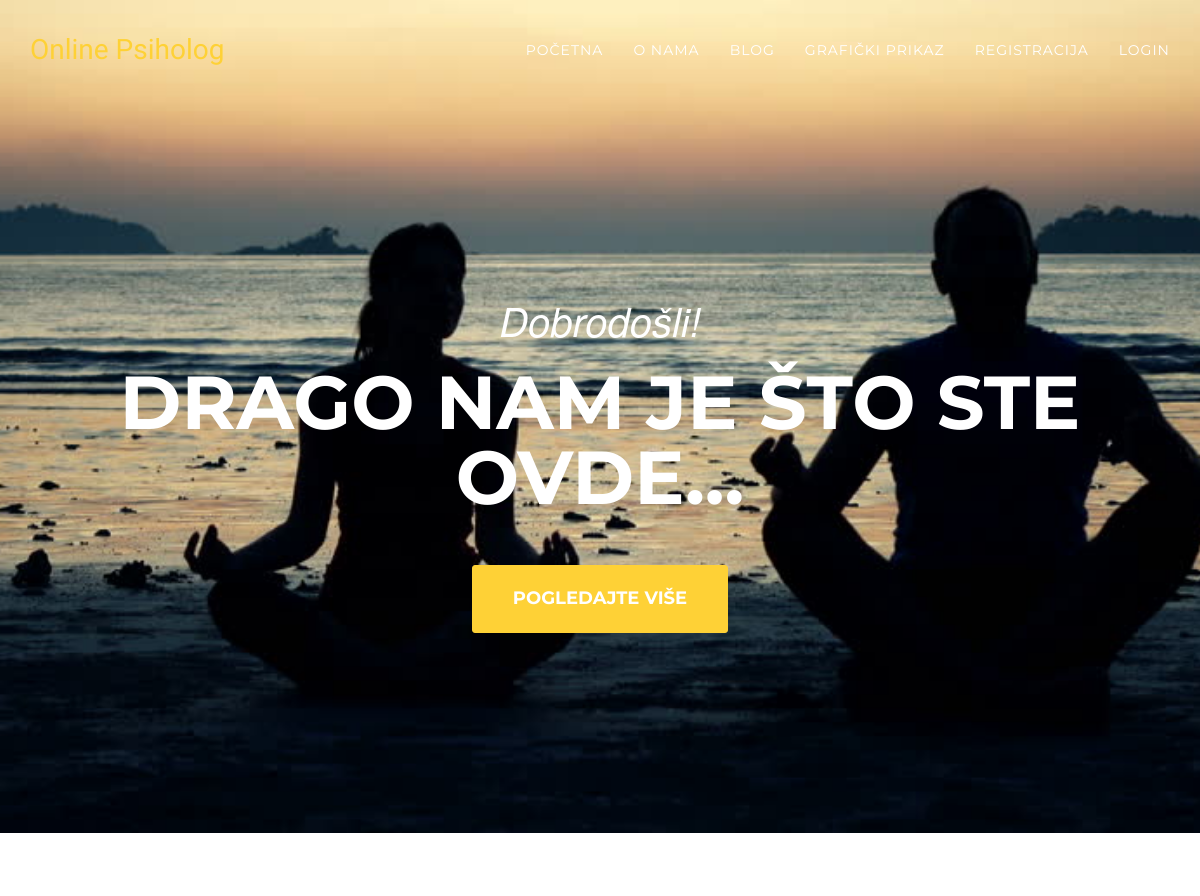
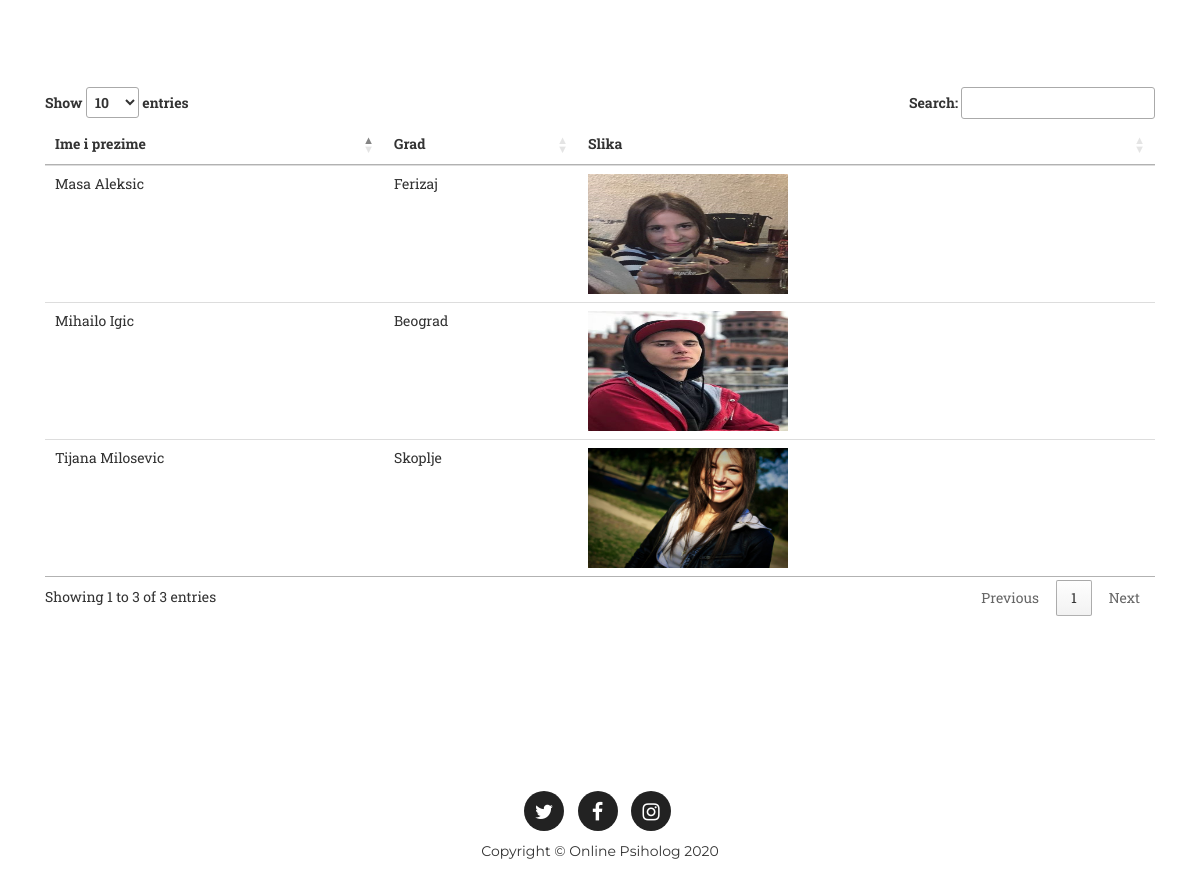
The page /spisak.php on the database its author committed (2 pictures, top to bottom).
### tables this page shows
CREATE TABLE IF NOT EXISTS `psiholozi` (
  `psihologID` int(11) NOT NULL AUTO_INCREMENT,
  `imePrezimePsihologa` varchar(255) NOT NULL,
  `grad` varchar(255) NOT NULL,
  `slika` varchar(255) NOT NULL,
  PRIMARY KEY (`psihologID`)
);

### database.php (called while the page is built, shortened)
<?php
class MysqliDb
{
    protected $_mysqli;
    protected $_query;
    protected $_where = array();
    public function __construct($host, $username, $password, $db, $port = NULL)
    {
        if($port == NULL)
            $port = ini_get('mysqli.default_port');
        $this->_mysqli = new mysqli($host, $username, $password, $db, $port)
            or die('There was a problem connecting to the database');
        $this->_mysqli->set_charset('utf8');
    }
    protected function reset()
    {
        $this->_where = array();
        $this->_query = null;
    }
    public function get($tableName, $numRows = null, $columns = '*')
    {
        $column = is_array($columns) ? implode(', ', $columns) : $columns;
        $this->_query = "SELECT $column FROM $tableName";
        $stmt = $this->_buildQuery($numRows);
        $stmt->execute();
        return $this->_dynamicBindResults($stmt);
    }
    protected function _buildQuery($numRows = null, $tableData = null)
    {
        $hasTableData = is_array($tableData);
        $hasConditional = !empty($this->_where);
        $stmt = $this->_prepareQuery();
        return $stmt;
    }
    protected function _dynamicBindResults(mysqli_stmt $stmt)
    {
        $parameters = array();
        $results = array();
        $meta = $stmt->result_metadata();
        $row = array();
        while ($field = $meta->fetch_field()) {
            $row[$field->name] = null;
            $parameters[] = & $row[$field->name];
        }
        call_user_func_array(array($stmt, 'bind_result'), $parameters);
        while ($stmt->fetch()) {
            $x = array();
            foreach ($row as $key => $val) {
                $x[$key] = $val;
            }
            array_push($results, $x);
        }
        return $results;
    }
    protected function _prepareQuery()
    {
        if (!$stmt = $this->_mysqli->prepare($this->_query)) {
            trigger_error("Problem preparing query ($this->_query) " . $this->_mysqli->error, E_USER_ERROR);
        }
        return $stmt;
    }
}

### konekcija.php (called while the page is built, shortened)
<?php
require('database.php');
$db = new MysqliDb('localhost','root','','seminarskipsiholog');
?>

### spisak.php (the view, shortened to what this page needs)
<?php
	include("konekcija.php");
 ?>
<!DOCTYPE html>
<html lang="en">
<?php include("header.php"); ?>
<body id="page-top" class="index">
    <?php include("menu.php"); ?>
    <header>
        <div class="container">
            <div class="intro-text">
                <div class="intro-lead-in">Dobrodošli!</div>
                <div class="intro-heading">Drago nam je što ste ovde...</div>
                <a href="spisak.php#psihologDanas" class="page-scroll btn btn-xl">Pogledajte više</a>
            </div>
        </div>
    </header>
    <section id="psihologDanas">
        <div class="container">
					<div class="col-md-12">
						<table id="tabela" class="table table-hover">
							<thead>
								<tr>
									<th>Ime i prezime</th>
									<th>Grad</th>
									<th>Slika</th>
								</tr>
							</thead>
							<tbody>
								<?php
											$psiholozi = $db->get('psiholozi');
											foreach ($psiholozi as $a) {
								 ?>
								 <tr>
									 <td><?php echo $a['imePrezimePsihologa']; ?></td>
									 <td><?php echo $a['grad']; ?></td>
									 <td><img class="img img-square" src="psiholozi/<?php echo $a['slika']; ?>"  width="200px" height="120px"></td>
								 </tr>
								 <?php
							 				}
								  ?>
							</tbody>
						</table>
					</div>
	   </div>
    </section>
    <?php include("footer.php"); ?>
</body>
</html>

### header.php (shortened to what this page needs)
<head>
    <link href="vendor/bootstrap/css/bootstrap.min.css" rel="stylesheet">
    <link href="vendor/font-awesome/css/font-awesome.min.css" rel="stylesheet" type="text/css">
    <link href="css/psiholozi.css" rel="stylesheet">
    <link href="https://cdn.datatables.net/1.10.16/css/jquery.dataTables.min.css" rel="stylesheet">
	<link rel="stylesheet" href="css/classic.css" />
	<link rel="stylesheet" href="css/classic.date.css" />
</head>

### menu.php (shortened to what this page needs)
<nav id="mainNav" class="navbar navbar-default navbar-custom navbar-fixed-top">
        <div class="container">
            <div class="navbar-header page-scroll">
                <a class="navbar-brand page-scroll" href="#page-top">Online Psiholog</a>
            </div>
            <div class="collapse navbar-collapse" id="bs-example-navbar-collapse-1">
                <ul class="nav navbar-nav navbar-right">
                    <li>
                        <a class="page-scroll" href="index.php">Početna</a>
                    </li>
                    <li>
                        <a class="page-scroll" href="onama.php">O nama</a>
                    </li>
                    <li>
                        <a class="page-scroll" href="blogovi.php">Blog</a>
                    </li>
                    <li>
                        <a class="page-scroll" href="vizuelizacija.php">Grafički prikaz</a>
                    </li>
                    <?php if(!empty($_SESSION['ulogovaniKorisnik'])){ ?>
                      <li>
                          <a class="page-scroll" href="spisak.php">Psiholozi</a>
                      </li>
                    <?php if(!empty($_SESSION['ulogovaniKorisnik']['admin'])){ ?>
                    <li>
                        <a class="page-scroll" href="admin.php">Admin</a>
                    </li>
                  <?php } ?>
                  <li>
                      <a class="page-scroll" href="logout.php">Logout</a>
                  </li>
                <?php }else{ ?>
                  <li>
                      <a class="page-scroll" href="register.php">Registracija</a>
                  </li>
                  <li>
                      <a class="page-scroll" href="login.php">Login</a>
                  </li>
                  <?php } ?>
                </ul>
            </div>
        </div>
    </nav>

### footer.php
<footer>
        <div class="container">
            <div class="row">
                <div class="col-md-12">
                    <ul class="list-inline social-buttons">
                        <li><a href="https://twitter.com/igic98" target="_blank"><i class="fa fa-twitter"></i></a>
                        </li>
                        <li><a href="https://www.facebook.com/mihailo.igic1" target="_blank"><i class="fa fa-facebook"></i></a>
                        </li>
                        <li><a href="https://www.instagram.com/igic_28/" target="_blank"><i class="fa fa-instagram"></i></a>
                        </li>
                    </ul>
                </div>
                <div class="col-md-12">
                    <span class="copyright">Copyright &copy; Online Psiholog 2020</span>
                </div>
            </div>
        </div>
    </footer>

### css/psiholozi.css (style rules this page uses)
body { overflow-x: hidden; font-family: "Roboto Slab", "Helvetica Neue", Helvetica, Arial, sans-serif; }
a, a:hover, a:focus, a:active, a.active { outline: none; }
a { color: #fed136; }
.btn-xl { color: white; background-color: #fed136; border-color: #fed136; font-family: "Montserrat", "Helvetica Neue", Helvetica, Arial, sans-serif; text-transform: uppercase; font-weight: 700; border-radius: 3px; font-size: 18px; padding: 20px 40px; }
.navbar-custom { background-color: #222222; border-color: transparent; }
.navbar-custom .navbar-brand { color: #fed136; font-family: "Kaushan Script", "Helvetica Neue", Helvetica, Arial, cursive; }
.navbar-custom .navbar-collapse { border-color: rgba(255, 255, 255, 0.02); }
.navbar-custom .nav li a { font-family: "Montserrat", "Helvetica Neue", Helvetica, Arial, sans-serif; text-transform: uppercase; font-weight: 400; letter-spacing: 1px; color: white; }
@media (min-width: 768px) { .navbar-custom { background-color: transparent; padding: 25px 0; -webkit-transition: padding 0.3s; -moz-transition: padding 0.3s; transition: padding 0.3s; border: none; } }
@media (min-width: 768px) { .navbar-custom .navbar-brand { font-size: 2em; -webkit-transition: all 0.3s; -moz-transition: all 0.3s; transition: all 0.3s; } }
header { background-image: url('../img/1.jpg'); background-repeat: no-repeat; background-attachment: scroll; background-position: center center; -webkit-background-size: cover; -moz-background-size: cover; background-size: cover; -o-background-size: cover; text-align: center; color: white; }
header .intro-text { padding-top: 100px; padding-bottom: 50px; }
header .intro-text .intro-lead-in { font-family: "Droid Serif", "Helvetica Neue", Helvetica, Arial, sans-serif; font-style: italic; font-size: 22px; line-height: 22px; margin-bottom: 25px; }
header .intro-text .intro-heading { font-family: "Montserrat", "Helvetica Neue", Helvetica, Arial, sans-serif; text-transform: uppercase; font-weight: 700; font-size: 50px; line-height: 50px; margin-bottom: 25px; }
@media (min-width: 768px) { header .intro-text { padding-top: 300px; padding-bottom: 200px; } }
@media (min-width: 768px) { header .intro-text .intro-lead-in { font-family: "Droid Serif", "Helvetica Neue", Helvetica, Arial, sans-serif; font-style: italic; font-size: 40px; line-height: 40px; margin-bottom: 25px; } }
@media (min-width: 768px) { header .intro-text .intro-heading { font-family: "Montserrat", "Helvetica Neue", Helvetica, Arial, sans-serif; text-transform: uppercase; font-weight: 700; font-size: 75px; line-height: 75px; margin-bottom: 50px; } }
section { padding: 100px 0; }
@media (min-width: 768px) { section { padding: 150px 0; } }
footer { padding: 25px 0; text-align: center; }
footer span.copyright { line-height: 40px; font-family: "Montserrat", "Helvetica Neue", Helvetica, Arial, sans-serif; text-transform: uppercase; text-transform: none; }
ul.social-buttons { margin-bottom: 0; }
ul.social-buttons li a { display: block; background-color: #222222; height: 40px; width: 40px; border-radius: 100%; font-size: 20px; line-height: 40px; color: white; outline: none; -webkit-transition: all 0.3s; -moz-transition: all 0.3s; transition: all 0.3s; }
body { webkit-tap-highlight-color: #fed136; }

### rows shown on the page
psiholozi: imePrezimePsihologa "Mihailo Igic", grad "Beograd", slika (picture)
psiholozi: imePrezimePsihologa "Masa Aleksic", grad "Ferizaj", shows a picture
psiholozi: imePrezimePsihologa "Tijana Milosevic", grad "Skoplje", slika (picture)
